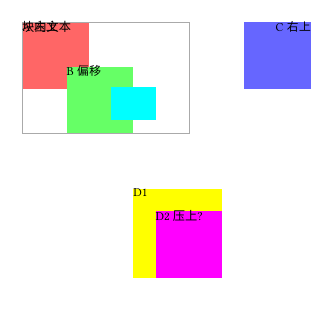
#> input picture dev/research/experiments/expG-place-hi-1.png, 334 x 334 px
$ python pixelcheck.py ../dev/research/experiments/expG-place-hi-1.png
#> lines starting #> are read from the running program, lines starting #| are printed output that depends on the picture
#!/usr/bin/env python3
"""
presswire pixelcheck — 像素级版面空白检测（移植 latin scripts/pixelcheck.py，任务 18）

audit.js 的 FILL 只检查"最深油墨位置"，会漏掉列内空白带（例如多列 balance
后最后一列底部悬空）。本工具对渲染出的页面截图做逐列墨量分析，
找出"看起来排满、实际有空白带"的列。

感知 A3 双版布局：A3 横版页面左半=P1、右半=P4（或 P2/P3）。每半版先
自动检测布局类型（--layout auto）：

- 单栏堆叠布局（P1）: 通栏报头/标题/摘要/署名自上而下堆叠，后接 3 栏
  CSS-balanced 正文与通栏引语/简报。标题、摘要末行左对齐，右侧存在局部
  白空（~87-101mm、~116-128mm），但栏间无贯穿到底的白线 → 按 1 栏分析
  （无假阳性）。
- 多栏网格布局（P2/P3/P4）: 主栏(网格列 1-2) + 侧栏(网格列 3)，栏间有
  固定垂直白沟（3.75mm，x=133.75-137.5mm）自页头下方贯穿到底 → 按
  --cols 栏分析。

检测方式: 在每半版的内容区（已去 15mm 左右边距）等分处取 1.5mm 半宽竖条，
自上而下按 2mm 分段；若任一栏间边界竖条的空带比例 ≥ 0.9（即存在贯穿栏间
白线），判定为多栏网格，否则为单栏堆叠。

用法:
    python3 -m presswire.pixelcheck front.png   # A3 双版, 左右各 3 栏, 20-281mm, 自动检测
    python3 pixelcheck.py front.png --half left   # 只看左半版
    python3 pixelcheck.py page.png --cols 4    # 单版页改 4 栏
    python3 pixelcheck.py page.png --full      # 整页当一版分析 (非 A3 双版)
    python3 pixelcheck.py front.png --layout single  # 强制单栏堆叠分析
    python3 pixelcheck.py front.png --layout multi   # 强制多栏网格分析

参数:
    --half {both,left,right}  分析哪半版 (默认 both; --full 时忽略)
    --full                    整页当单版分析, 忽略半版划分
    --pxmm FLOAT              像素/毫米换算 (默认 3.545, 1489px/420mm)
    --cols INT                每版列数 (默认 3)
    --layout {auto,single,multi}  布局检测 (默认 auto):
        auto    逐版检测: 栏间边界竖条空带比例 ≥ 0.9 → 多栏; 否则单栏
        single  强制 1 栏分析 (通栏堆叠版式)
        multi   强制按 --cols 栏分析 (网格版式)
    --bands INT               空白带分析粒度 mm (默认 5)
    --ink FLOAT               判定"有墨"阈值, 带内墨比例 > 阈值视为有内容 (默认 0.005)
    --top FLOAT               分析起点 mm (默认 20, 内容区上缘)
    --bottom FLOAT            分析终点 mm (默认 281, 内容区底界)
    --min-gap FLOAT           报告的最小空白带长度 mm (默认 8)

注: 多栏等分基于每半版的内容区（已去 15mm 左右边距），因此栏位约为
15-75/75-135/135-195mm（此前是 0-70/70-140/140-210mm）。若真实栏数与
--cols 不符（例如 2 栏版式用了默认 --cols 3），栏位会错位 — 请用 --cols
指定实际栏数。空页回退为单栏（无空白带 → PASS）。
"""
import argparse
import json
import os
import re
import sys

import numpy as np
from PIL import Image


def dark_mask(a: np.ndarray) -> np.ndarray:
    """RGBA 数组 → 布尔掩码: alpha>=200 且 0.2126r+0.7152g+0.0722b < 150 的深色像素。"""
    r = a[..., 0]
    g = a[..., 1]
    b = a[..., 2]
    alpha = a[..., 3] if a.shape[2] >= 4 else np.full(a.shape[:2], 255.0)
    lum = 0.2126 * r + 0.7152 * g + 0.0722 * b
    return (alpha >= 200) & (lum < 150)


def content_extent(a: np.ndarray, x0_px: int, x1_px: int,
                   top_px: int, bot_px: int) -> tuple:
    """扫描 [x0_px, x1_px) 内实际有墨的 x 范围, 返回 (cx0, cx1)。

    某 x 列在 top_px..bot_px 内累计 ≥2 个深色像素即算"有墨"; 同时要求该列
    至少一侧相邻列也有墨, 以滤掉孤立的 1px 竖线（如版面中线折痕/裁切线）。
    cx0 = 首个有墨列, cx1 = 末个有墨列 + 1; 全空白时回退 (x0_px, x1_px)。
    """
    dark = dark_mask(a)
    ink = dark[top_px:bot_px, x0_px:x1_px].sum(axis=0) >= 2
    neighbor = np.zeros_like(ink)
    neighbor[1:] |= ink[:-1]
    neighbor[:-1] |= ink[1:]
    ink = ink & neighbor
    xs = np.flatnonzero(ink)
    if xs.size == 0:
        return x0_px, x1_px
    return x0_px + int(xs[0]), x0_px + int(xs[-1]) + 1


def detect_layout(a: np.ndarray, cx0_px: int, cx1_px: int, top_px: int, bot_px: int,
                  pxmm: float, cols: int) -> str:
    """检测 [cx0_px, cx1_px) 内容区是"多栏网格"还是"单栏堆叠"布局。

    对每个内部栏间边界 (1..cols-1 等分处) 取 1.5mm 半宽竖条, 自 top_px
    到 bot_px 按 2mm 分段; 若某边界竖条的空带比例 ≥ 0.9 (贯穿栏间白线)
    → "multi", 否则 "single"。空区（无任何油墨）→ "single"。
    """
    if cols <= 1 or cx1_px - cx0_px <= 0:
        return "single"
    dark = dark_mask(a)
    if not dark[top_px:bot_px, cx0_px:cx1_px].any():
        return "single"  # 空版: 无内容亦无栏间白线
    half_px = max(1, int(1.5 * pxmm))
    band_px = max(1, int(2.0 * pxmm))
    for c in range(1, cols):
        boundary_px = cx0_px + (cx1_px - cx0_px) * c / cols
        s0 = int(boundary_px - half_px)
        s1 = int(boundary_px + half_px) + 1
        if s1 <= s0:
            s1 = s0 + 1
        strip = dark[top_px:bot_px, s0:s1]
        total = 0
        empty = 0
        for y0 in range(0, strip.shape[0], band_px):
            total += 1
            if not strip[y0:y0 + band_px].any():
                empty += 1
        if total > 0 and empty / total >= 0.9:
            return "multi"
    return "single"


def load_layout(path: str):
    """读取 layout.json (audit.js 输出: {sheets:{front:[p1,p4],back:[p2,p3]}, layout:{p1:'single',...}})。"""
    try:
        with open(path, "r", encoding="utf-8") as f:
            return json.load(f)
    except (OSError, ValueError):
        return None


def resolve_layout(args, zone_name: str):
    """auto 模式下从 layout.json 解析该半版的布局类型; 返回 ('single'|'multi'|None, 来源说明)。

    layout.json 由 audit.js 用 DOM 语义判断生成 (P1 lead-cols 堆叠→single; P2-P4 aside-col 网格→multi),
    比像素 white_fraction 启发式可靠——消除了 P4 文字渗入 gutter 导致误判单栏的缺陷。
    """
    if args.layout_file:
        path = args.layout_file
    else:
        stem = os.path.splitext(os.path.basename(args.image))[0]
        path = os.path.join(os.path.dirname(os.path.abspath(args.image)), "layout.json")
    data = load_layout(path)
    if not data:
        return None, "像素启发式(layout.json 缺失)"
    sheets = data.get("sheets", {})
    layout = data.get("layout", {})
    stem = os.path.splitext(os.path.basename(args.image))[0]
    # 2026-08-07 修复（协议断裂）: build.py 渲染 out-v-1.png/out-v-2.png
    # （页码），sheets = {front:[页1两版], back:[页2两版]}。页码 → 页 key；
    # 旧版 sheets.front=4 版 + stem 直接匹配永远失败 → 回退像素启发式 →
    # main-aside 版头右侧空白误报。支持两种命名：out-v-N（页码）或页名直配。
    m = re.search(r"-v-(\d+)$", stem)
    if m:
        page_idx = int(m.group(1)) - 1
        keys = [k for k in sheets.keys() if k in ("front", "back")]
        page_key = keys[page_idx] if page_idx < len(keys) else None
    else:
        page_key = stem if stem in sheets else None
    if not page_key or zone_name not in ("左半版", "右半版"):
        return None, "像素启发式(无匹配布局表)"
    idx = 0 if zone_name == "左半版" else 1
    plates = sheets.get(page_key, [])
    if idx >= len(plates):
        return None, "像素启发式(布局表缺版)"
    pid = plates[idx]
    val = layout.get(pid)
    if val not in ("single", "multi"):
        return None, f"像素启发式({pid} 布局未知)"
    return val, f"layout.json[{pid}]"


def analyze(a: np.ndarray, x0_px: int, x1_px: int, top_px: int, bot_px: int,
            pxmm: float, cols: int, bands_mm: int, ink_th: float,
            min_gap: float) -> list:
    """分析 [x0_px, x1_px) 区域内按 cols 栏划分的空白带。返回 (列, 起mm, 止mm, 长mm) 列表。"""
    col_w_px = (x1_px - x0_px) / cols
    band_px = max(1, int(bands_mm * pxmm))
    band_ink = ink_th * bands_mm  # 5mm 带内的墨比例阈值
    issues = []
    for c in range(cols):
        x0 = x0_px + int(c * col_w_px)
        x1 = x0_px + int((c + 1) * col_w_px)
        # 版头区终点（2026-08-07）: 跳过每列第一个 ≥min_gap 空白带——
        # 版头（kicker/headline/deck/byline）左对齐堆叠，右侧留白 + 版头
        # 内部行距是报纸版头的正常设计（P1 main-aside 实测 deck 下 15mm
        # 空白 = byline 右半 + 正文前间距，墨密度 0%）。跳过它避免误报；
        # 版头后的正文区空白带照常检测。
        scan_start = top_px
        gap_run = None
        for y in range(top_px, bot_px, band_px):
            band = a[y : y + band_px, x0:x1]
            if band.size == 0:
                continue
            ratio = (band < 1.0).mean()
            if ratio <= band_ink:
                if gap_run is None:
                    gap_run = y
            else:
                if gap_run is not None and (y - gap_run) / pxmm >= min_gap:
                    scan_start = y  # 版头区终点 = 首个长空白带后的墨
                    break
                gap_run = None
        gap_start = None
        for y in range(scan_start, bot_px, band_px):
            band = a[y : y + band_px, x0:x1]
            if band.size == 0:
                continue
            ratio = (band < 1.0).mean()
            mm = y / pxmm
            if ratio <= band_ink:
                if gap_start is None:
                    gap_start = mm
            else:
                if gap_start is not None and mm - gap_start >= min_gap:
                    issues.append((c, gap_start, mm, mm - gap_start))
                gap_start = None
        if gap_start is not None and bot_px / pxmm - gap_start >= min_gap:
            issues.append((c, gap_start, bot_px / pxmm, bot_px / pxmm - gap_start))
    return issues


def main() -> int:
    ap = argparse.ArgumentParser()
    ap.add_argument("image")
    ap.add_argument("--half", choices=["both", "left", "right"], default="both")
    ap.add_argument("--full", action="store_true")
    ap.add_argument("--pxmm", type=float, default=3.545)
    ap.add_argument("--cols", type=int, default=3)
    ap.add_argument("--layout", choices=["auto", "single", "multi"], default="auto")
    ap.add_argument("--bands", type=int, default=5)
    ap.add_argument("--ink", type=float, default=0.005)
    ap.add_argument("--top", type=float, default=20.0)
    ap.add_argument("--bottom", type=float, default=281.0)
    ap.add_argument("--min-gap", type=float, default=13.1,
                    help="报告的最小空白带长度 mm (默认 13.1；与 fill_min=0.95 精确对齐："
                         "版心高 261mm 的 5pct = 13.05mm，>=95pct 填充的达标底边不报 FAIL；"
                         "真实大块留白如 38mm 照常报告)")
    ap.add_argument("--layout-file", default=None,
                    help="audit.js 输出的 layout.json 路径 (默认自动探测 image 同目录; auto 模式优先于像素启发式)")
    args = ap.parse_args()

    img = Image.open(args.image).convert("RGBA")
    rgba = np.asarray(img).astype(np.float32)
    gray = np.asarray(img.convert("L")).astype(np.float32) / 255.0
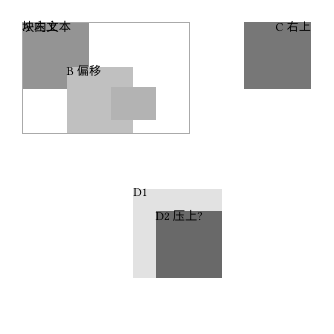
#> gray: shape (334, 334) float32; min 0, max 1, mean 0.921
    h, w = gray.shape
#> h = 334; w = 334
    pxmm = args.pxmm
    top_px, bot_px = int(args.top * pxmm), int(args.bottom * pxmm)
    print(f"页面 {w}x{h}px = {w/pxmm:.1f}x{h/pxmm:.1f}mm, 每版 {args.cols} 栏, "
          f"分析 {args.top}-{args.bottom}mm")
#| 页面 334x334px = 94.2x94.2mm, 每版 3 栏, 分析 20.0-281.0mm

    zones = []
    if args.full:
        zones = [("整页", 0, w)]
    else:
        half = w // 2
#> half = 167
        if args.half in ("both", "left"):
            zones.append(("左半版", 0, half))
        if args.half in ("both", "right"):
            zones.append(("右半版", half, w))

    all_issues = []
    for name, x0, x1 in zones:
        cx0, cx1 = content_extent(rgba, x0, x1, top_px, bot_px)
        blank = not dark_mask(rgba)[top_px:bot_px, cx0:cx1].any()
        src = ""
        if blank:
            det, eff_cols = "single", 1
        elif args.layout == "single":
            det, eff_cols = "single", 1
        elif args.layout == "multi":
            det, eff_cols = "multi", args.cols
        else:
            # auto: 优先 layout.json (DOM 语义), 缺失/不匹配时回退像素启发式
            det, src = resolve_layout(args, name)
            if det is None:
                det = detect_layout(rgba, cx0, cx1, top_px, bot_px, pxmm, args.cols)
            eff_cols = 1 if det == "single" else args.cols
        if det == "single":
            print(f"  → 检测为单栏堆叠布局，使用 1 栏分析{('（' + src + '）') if src else ''}")
        else:
            print(f"  → 检测为多栏网格布局，使用 {eff_cols} 栏分析{('（' + src + '）') if src else ''}")
        if blank:
            print(f"[PASS] {name}: 各列在 {args.top}–{args.bottom}mm 内无空白带")
            continue
        issues = analyze(gray, cx0, cx1, top_px, bot_px, pxmm, eff_cols,
                         args.bands, args.ink, args.min_gap)
        if issues:
            print(f"[FAIL] {name}: {len(issues)} 处列内空白带 (>= {args.min_gap}mm):")
            for c, s, e, g in issues:
                print(f"  列{c+1}: {s:.1f}–{e:.1f}mm (空白 {g:.1f}mm)")
            all_issues.extend(issues)
        else:
            print(f"[PASS] {name}: 各列在 {args.top}–{args.bottom}mm 内无空白带")
#> this loop made 2 passes
#> (cx0, cx1, blank, eff_cols, col_w_px in analyze) on passes 1 to 2: (23, 167, False, 3, 48), (167, 311, False, 3, 48)
#|   → 检测为多栏网格布局，使用 3 栏分析（像素启发式(layout.json 缺失)）
#| [FAIL] 左半版: 3 处列内空白带 (>= 13.1mm):
#|   → 检测为多栏网格布局，使用 3 栏分析（像素启发式(layout.json 缺失)）
#| [FAIL] 右半版: 4 处列内空白带 (>= 13.1mm):
#> pass 1, in dark_mask, `r = a[..., 0]`:
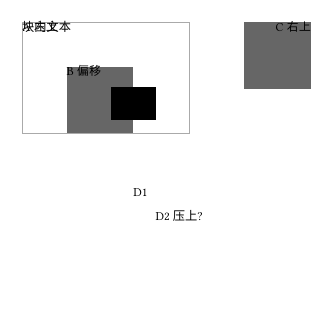
#> r: shape (334, 334) float32; min 0, max 255, mean 239.1
#> pass 1, in dark_mask, `g = a[..., 1]`:
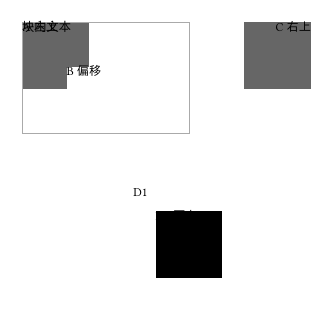
#> g: shape (334, 334) float32; min 0, max 255, mean 232.4
#> pass 1, in dark_mask, `b = a[..., 2]`:
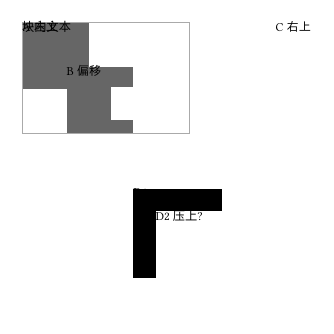
#> b: shape (334, 334) float32; min 0, max 255, mean 235.6
#> after the loop, all_issues = [(0, 38.93, 281, 242), (1, 38.93, 281, 242), (2, 82.09, 281, 198.9), (0, 38.93, 53.31, 14.39), (0, 82.09, 281, 198.9), (1, 82.09, 281, 198.9), (2, 29.34, 281, 251.6)]

    return 1 if all_issues else 0


if __name__ == "__main__":
#> (the run stopped early here; a loop or call above may not have finished)
